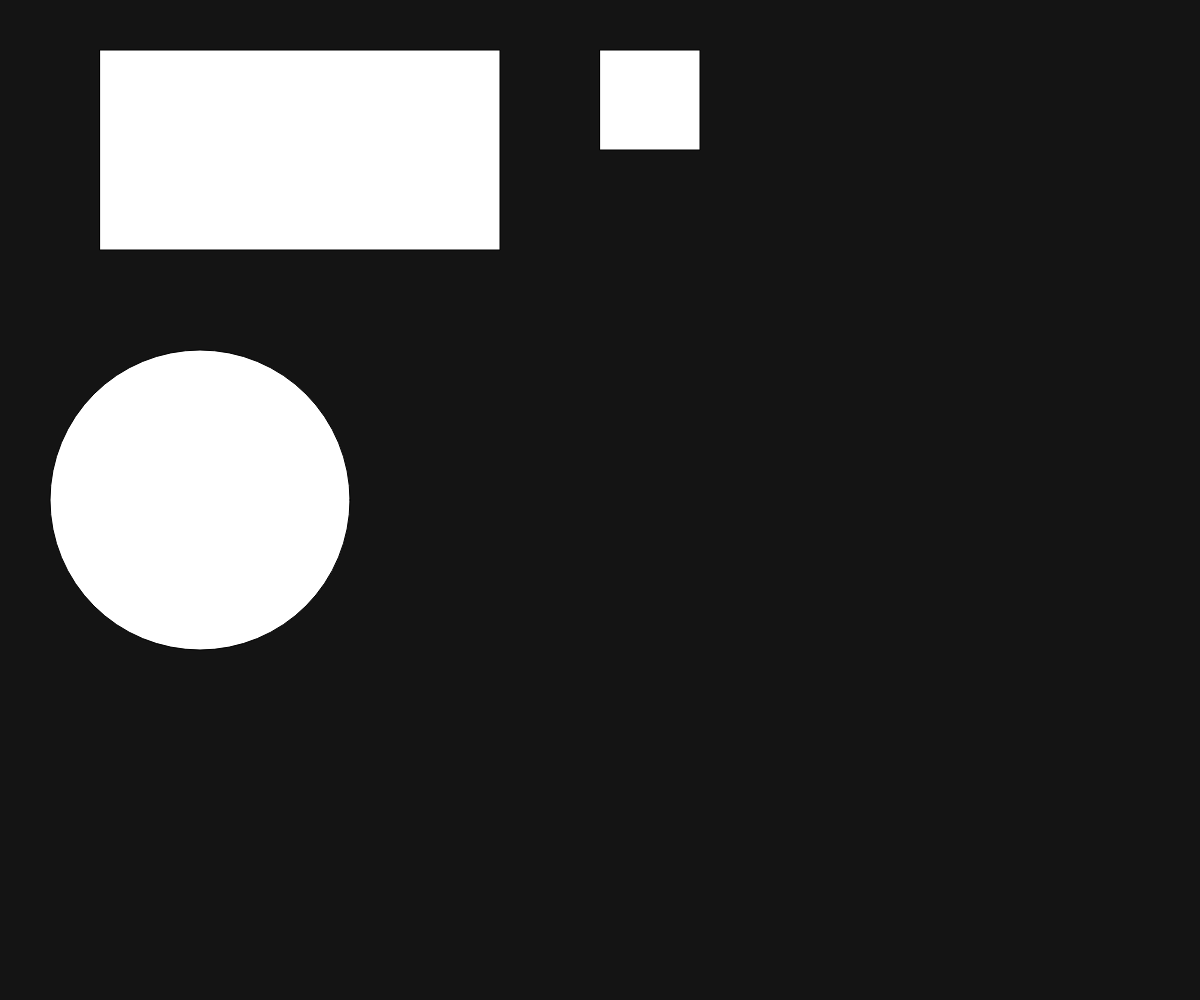
Frame 1 (no input)
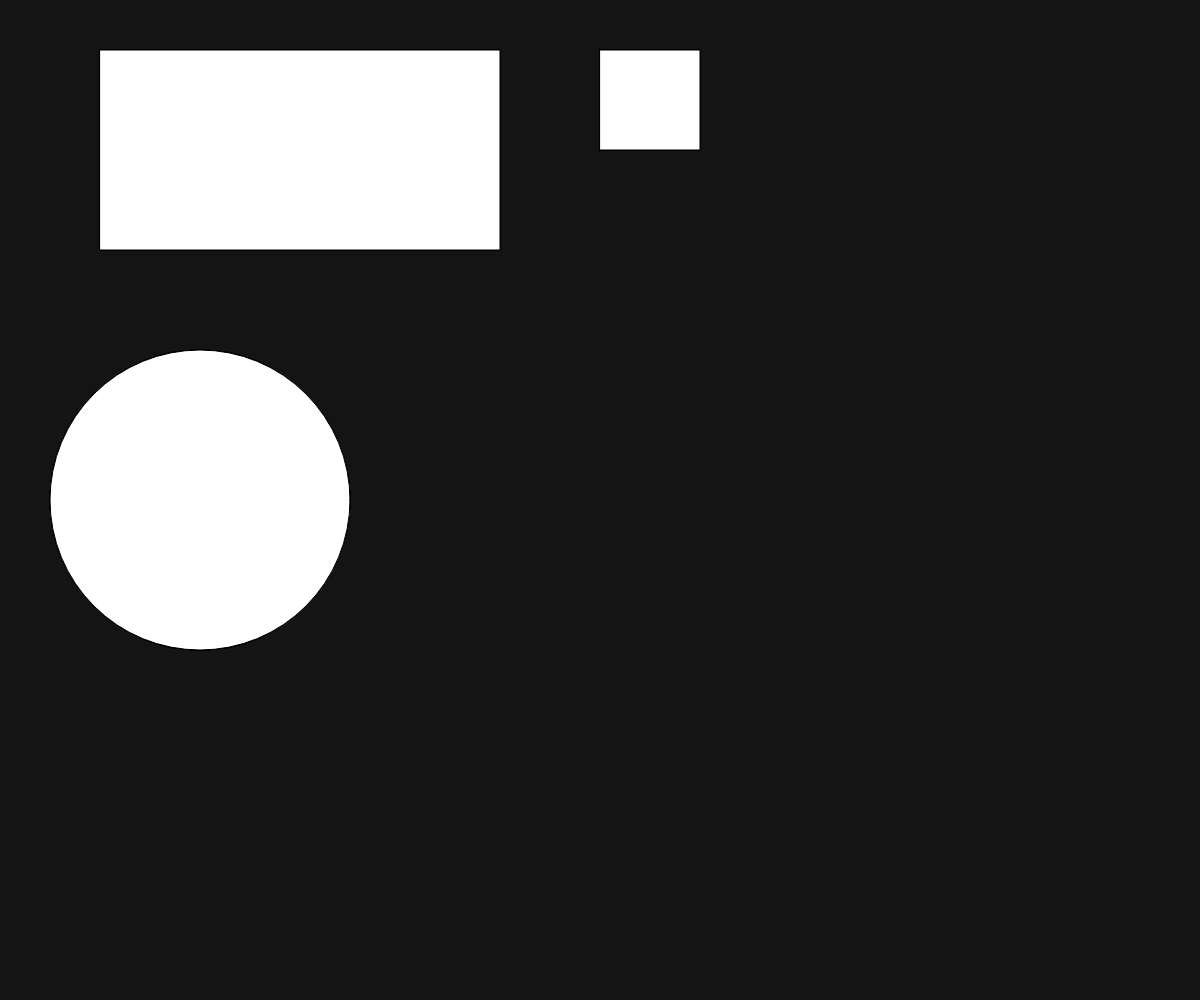
Frame 60 (no input)
Frame 120 (the mouse pressed at the canvas centre since frame 60): identical to frame 60, image omitted

The p5.js sketch that drew these frames (run headless with seeded random() and noise() and a simulated clock; from frame 60 on, the mouse is pressed at the canvas centre):

// p5.js sketch
// ── sketch.js
// TODO: mouse hover effect

function overlapRect (x,y,w,h,c) {
  let betweenX = (mouseX > x) && (mouseX < x +w);
  let betweenY = (mouseY > y) && (mouseY < y +h);

  push();
   if (betweenX && betweenY) {
   fill (c);
   }

 rect (x,y,w,h);

 pop();
  }

function setup() {
  createCanvas(windowWidth, windowHeight);
  background(20);
  
}

function draw() {
  // rect(100, 50, 400, 200);
  
  let rx = 100;
  let ry =50; 
  let rw=400; 
  let rh =200; 

  overlapRect(rx,ry,rw,rh,"deeppink");
  overlapRect (600, 50, 100, 100, "dodgerblue");

  // let betweenX = (mouseX > rx) && (mouseX < rx +rw);
  // let betweenY = (mouseY > ry) && (mouseY < ry +rh);
 
 
  let cx = 200;
  let cy = 500; 
  let cr= 150; 

  push ();
  let distMouse = dist(mouseX, mouseY, cx, cy);
  if (distMouse < cr){
    fill ("deeppink");
  } else {
    fill(255);
    
  }
 
ellipse(200, 500, 300);
pop();


}
